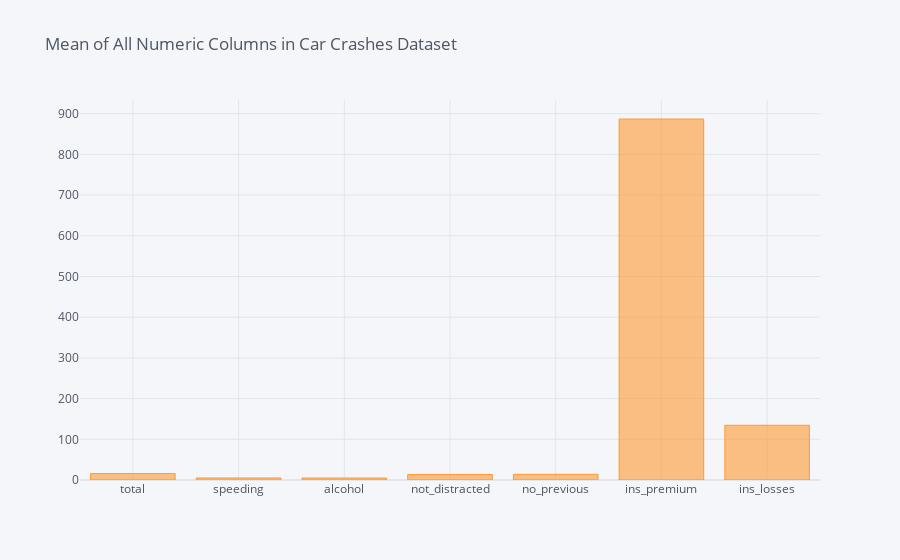

Notebook source saved alongside this figure:
### Code cell
#(iii)
# Filter only numeric columns
numeric_columns = car_crashes.select_dtypes(include='number')

# Calculate mean for each numeric column
mean_df = numeric_columns.mean().reset_index()
mean_df.columns = ['Columns', 'Mean']

# Plotting the means interactively
mean_df.iplot(kind='bar', x='Columns', y='Mean', title='Mean of All Numeric Columns in Car Crashes Dataset')

### Figure 1 — Plotly figure (JSON) as saved in the notebook; plotly's stock layout.template omitted (floating-point values rounded to 4 significant figures)
{"data": [{"marker": {"color": "rgba(255, 153, 51, 0.6)", "line": {"color": "rgba(255, 153, 51, 1.0)", "width": 1}}, "name": "Mean", "orientation": "v", "text": "", "type": "bar", "x": ["total", "speeding", "alcohol", "not_distracted", "no_previous", "ins_premium", "ins_losses"], "y": [15.79, 4.998, 4.887, 13.57, 14.0, 887.0, 134.5]}], "layout": {"autosize": true, "legend": {"bgcolor": "#F5F6F9", "font": {"color": "#4D5663"}}, "paper_bgcolor": "#F5F6F9", "plot_bgcolor": "#F5F6F9", "title": {"font": {"color": "#4D5663"}, "text": "Mean of All Numeric Columns in Car Crashes Dataset"}, "xaxis": {"autorange": true, "gridcolor": "#E1E5ED", "range": [-0.5, 6.5], "showgrid": true, "tickfont": {"color": "#4D5663"}, "title": {"font": {"color": "#4D5663"}, "text": ""}, "type": "category", "zerolinecolor": "#E1E5ED"}, "yaxis": {"autorange": true, "gridcolor": "#E1E5ED", "range": [0, 933.6], "showgrid": true, "tickfont": {"color": "#4D5663"}, "title": {"font": {"color": "#4D5663"}, "text": ""}, "type": "linear", "zerolinecolor": "#E1E5ED"}}}
